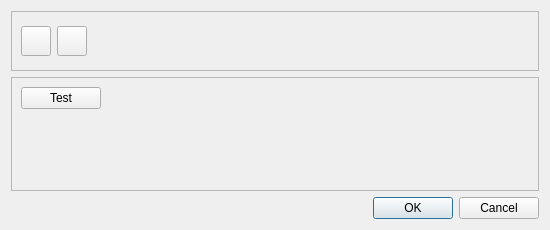
<?xml version="1.0" encoding="UTF-8"?>
<ui version="4.0">
 <class>Dialog</class>
 <widget class="QDialog" name="Dialog">
  <property name="geometry">
   <rect>
    <x>0</x>
    <y>0</y>
    <width>550</width>
    <height>230</height>
   </rect>
  </property>
  <property name="sizePolicy">
   <sizepolicy hsizetype="Preferred" vsizetype="MinimumExpanding">
    <horstretch>0</horstretch>
    <verstretch>0</verstretch>
   </sizepolicy>
  </property>
  <property name="windowTitle">
   <string>Dialog</string>
  </property>
  <layout class="QVBoxLayout" name="verticalLayout">
   <item>
    <layout class="QVBoxLayout" name="filterLayout"/>
   </item>
   <item>
    <widget class="QFrame" name="frame">
     <property name="maximumSize">
      <size>
       <width>16777215</width>
       <height>60</height>
      </size>
     </property>
     <property name="frameShape">
      <enum>QFrame::StyledPanel</enum>
     </property>
     <property name="frameShadow">
      <enum>QFrame::Raised</enum>
     </property>
     <layout class="QHBoxLayout" name="horizontalLayout_2">
      <item>
       <widget class="QPushButton" name="addButton">
        <property name="maximumSize">
         <size>
          <width>30</width>
          <height>30</height>
         </size>
        </property>
        <property name="text">
         <string/>
        </property>
        <property name="icon">
         <iconset>
          <normalon>../../../icons/main/add.png</normalon>
         </iconset>
        </property>
       </widget>
      </item>
      <item>
       <widget class="QPushButton" name="removeButton">
        <property name="maximumSize">
         <size>
          <width>30</width>
          <height>30</height>
         </size>
        </property>
        <property name="text">
         <string/>
        </property>
        <property name="icon">
         <iconset>
          <normalon>../../../icons/main/remove.png</normalon>
         </iconset>
        </property>
       </widget>
      </item>
      <item>
       <spacer name="horizontalSpacer">
        <property name="orientation">
         <enum>Qt::Horizontal</enum>
        </property>
        <property name="sizeHint" stdset="0">
         <size>
          <width>418</width>
          <height>20</height>
         </size>
        </property>
       </spacer>
      </item>
     </layout>
    </widget>
   </item>
   <item>
    <widget class="QFrame" name="frame_2">
     <property name="frameShape">
      <enum>QFrame::StyledPanel</enum>
     </property>
     <property name="frameShadow">
      <enum>QFrame::Raised</enum>
     </property>
     <layout class="QGridLayout" name="gridLayout">
      <item row="0" column="0">
       <layout class="QFormLayout" name="formLayout">
        <item row="0" column="0">
         <widget class="QPushButton" name="testButton">
          <property name="text">
           <string>Test</string>
          </property>
         </widget>
        </item>
        <item row="0" column="1">
         <widget class="QLabel" name="test_result">
          <property name="text">
           <string/>
          </property>
         </widget>
        </item>
       </layout>
      </item>
     </layout>
    </widget>
   </item>
   <item>
    <widget class="QDialogButtonBox" name="buttonBox">
     <property name="orientation">
      <enum>Qt::Horizontal</enum>
     </property>
     <property name="standardButtons">
      <set>QDialogButtonBox::Cancel|QDialogButtonBox::Ok</set>
     </property>
    </widget>
   </item>
  </layout>
 </widget>
 <resources/>
 <connections>
  <connection>
   <sender>buttonBox</sender>
   <signal>accepted()</signal>
   <receiver>Dialog</receiver>
   <slot>accept()</slot>
   <hints>
    <hint type="sourcelabel">
     <x>248</x>
     <y>254</y>
    </hint>
    <hint type="destinationlabel">
     <x>157</x>
     <y>274</y>
    </hint>
   </hints>
  </connection>
  <connection>
   <sender>buttonBox</sender>
   <signal>rejected()</signal>
   <receiver>Dialog</receiver>
   <slot>reject()</slot>
   <hints>
    <hint type="sourcelabel">
     <x>316</x>
     <y>260</y>
    </hint>
    <hint type="destinationlabel">
     <x>286</x>
     <y>274</y>
    </hint>
   </hints>
  </connection>
 </connections>
</ui>
